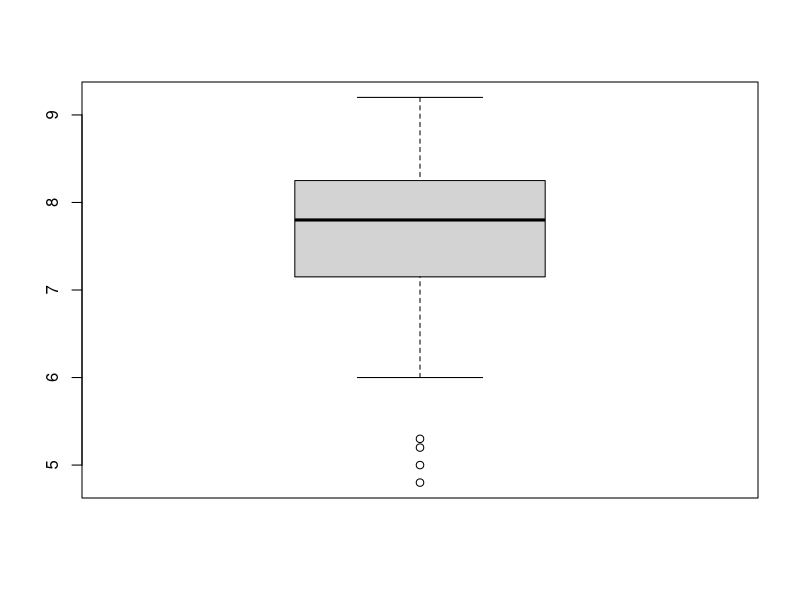
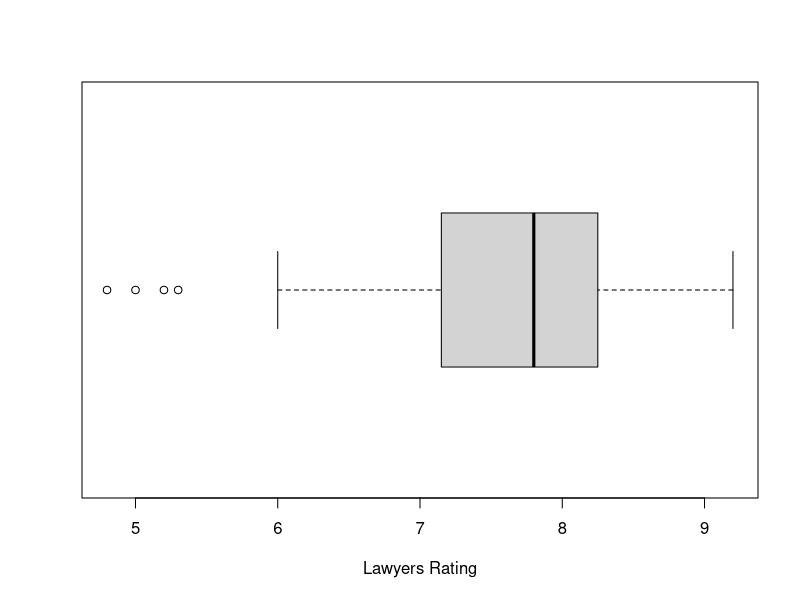
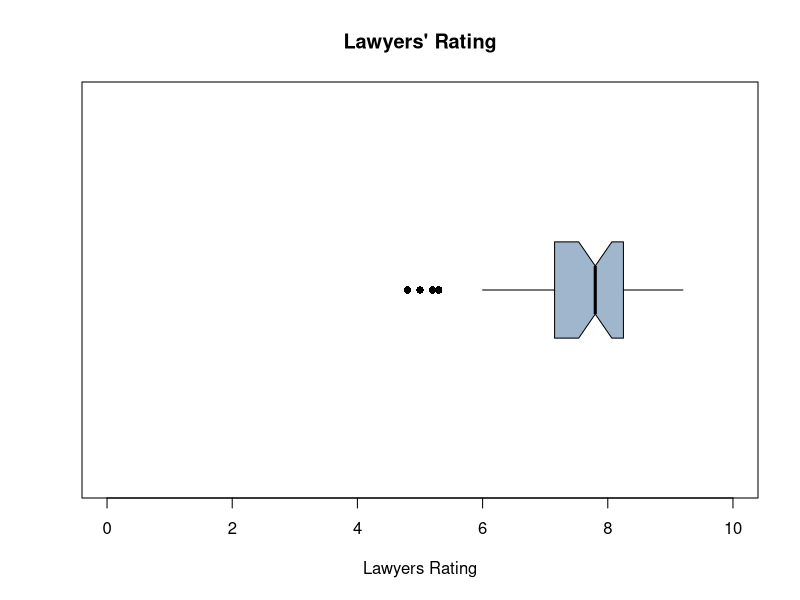
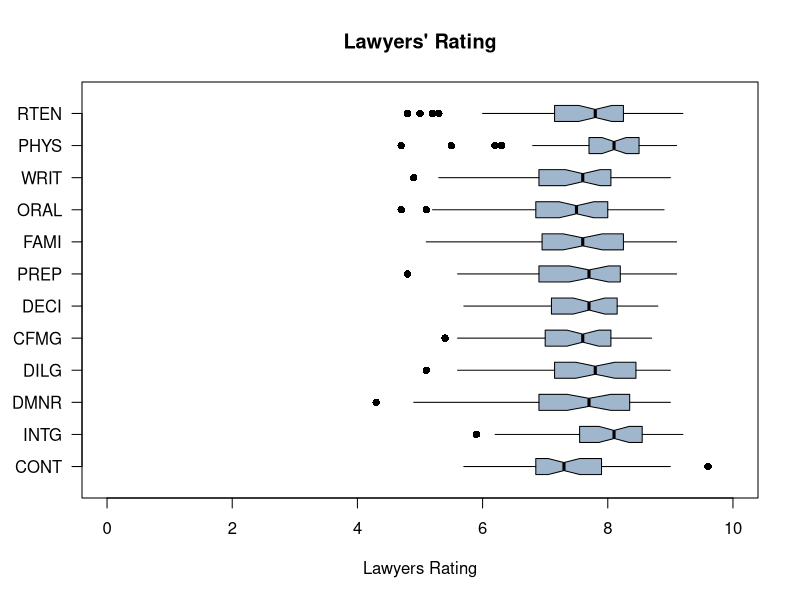

Write the R code that produced these figures, in order.
require('datasets')

data(USJudgeRatings)

boxplot(USJudgeRatings$RTEN)
boxplot(USJudgeRatings$RTEN, horizontal = TRUE, las = 1, xlab = 'Lawyers Rating')
boxplot(USJudgeRatings$RTEN, 
        horizontal = TRUE, 
        ylim = c(0,10),
        notch = TRUE,
        las = 1, 
        boxwex = 0.5,
        whisklty = 1, 
        staplelty = 0,
        outpch = 16,
        col = "slategray3",
        main = "Lawyers' Rating",
        xlab = 'Lawyers Rating')


boxplot(USJudgeRatings, 
        horizontal = TRUE, 
        ylim = c(0,10),
        notch = TRUE,
        las = 1, 
        boxwex = 0.5,
        whisklty = 1, 
        staplelty = 0,
        outpch = 16,
        col = "slategray3",
        main = "Lawyers' Rating",
        xlab = 'Lawyers Rating')

rm(list=ls())
